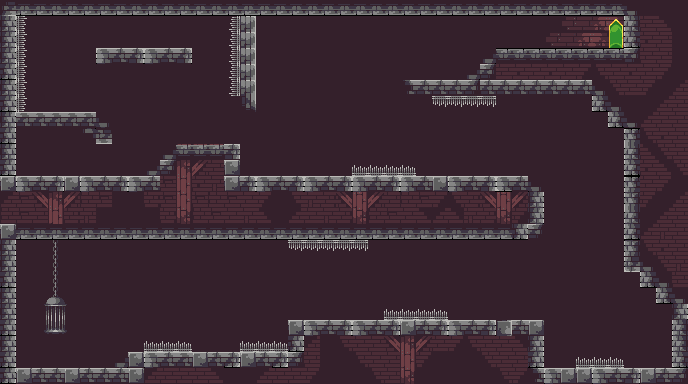

Below is a game level as drawn by its tile map, then a one-line description and the .tmx that defines it (tile-layer data replaced by summaries):
An orthogonal 43x24 tile map with 16x16 px tiles, 3 tile layers (BaseLayer, BaseLayer2, Trap) and 3 objects.

<map version="1.2" tiledversion="1.3.2" orientation="orthogonal" renderorder="right-down" compressionlevel="0" width="43" height="24" tilewidth="16" tileheight="16" infinite="0" nextlayerid="16" nextobjectid="51">
 <editorsettings>
  <export target="Level1/Stage1.json" format="json" />
 </editorsettings>
 <tileset firstgid="1" name="Assets" tilewidth="16" tileheight="16" tilecount="322" columns="23">
  <image source="Assets.png" width="368" height="224" />
  <tile id="15">
   <animation>
    <frame tileid="15" duration="200" />
    <frame tileid="16" duration="200" />
    <frame tileid="17" duration="200" />
    <frame tileid="18" duration="200" />
   </animation>
  </tile>
  <tile id="38">
   <animation>
    <frame tileid="38" duration="200" />
    <frame tileid="39" duration="200" />
    <frame tileid="40" duration="200" />
    <frame tileid="41" duration="200" />
   </animation>
  </tile>
  <tile id="61">
   <animation>
    <frame tileid="61" duration="200" />
    <frame tileid="62" duration="200" />
    <frame tileid="63" duration="200" />
    <frame tileid="64" duration="200" />
   </animation>
  </tile>
  <tile id="71">
   <objectgroup draworder="index" id="2">
    <object id="1" x="0" y="0.181818">
     <polygon points="0,0 16,0 16.1818,15.4545 12.1818,16.1818 10.0909,11.2727 5.45455,10 0.363636,4.72727" />
    </object>
   </objectgroup>
  </tile>
  <tile id="73">
   <objectgroup draworder="index" id="2">
    <object id="1" x="-0.125" y="-0.125">
     <polygon points="0,0 16.125,0.25 0.375,16.125" />
    </object>
   </objectgroup>
  </tile>
  <tile id="84">
   <animation>
    <frame tileid="84" duration="200" />
    <frame tileid="85" duration="200" />
    <frame tileid="86" duration="200" />
    <frame tileid="87" duration="200" />
   </animation>
  </tile>
  <tile id="103">
   <animation>
    <frame tileid="124" duration="200" />
    <frame tileid="125" duration="200" />
    <frame tileid="103" duration="200" />
   </animation>
  </tile>
  <tile id="107">
   <animation>
    <frame tileid="107" duration="200" />
    <frame tileid="108" duration="200" />
    <frame tileid="109" duration="200" />
    <frame tileid="110" duration="200" />
   </animation>
  </tile>
  <tile id="119">
   <animation>
    <frame tileid="119" duration="200" />
    <frame tileid="120" duration="200" />
   </animation>
  </tile>
  <tile id="126">
   <animation>
    <frame tileid="125" duration="200" />
    <frame tileid="218" duration="200" />
    <frame tileid="105" duration="200" />
   </animation>
  </tile>
  <tile id="130">
   <animation>
    <frame tileid="130" duration="200" />
    <frame tileid="131" duration="200" />
    <frame tileid="132" duration="200" />
    <frame tileid="133" duration="200" />
   </animation>
  </tile>
  <tile id="143">
   <objectgroup draworder="index" id="2">
    <object id="1" x="-0.181818" y="0.181818">
     <polygon points="0,0 16,0 16.1818,7.81818 12,6.18182 8.54545,5.09091 5.27273,7.09091 2.72727,2.72727 0.363636,6.54545" />
    </object>
   </objectgroup>
  </tile>
  <tile id="242">
   <animation>
    <frame tileid="303" duration="200" />
    <frame tileid="280" duration="200" />
    <frame tileid="303" duration="200" />
    <frame tileid="303" duration="200" />
    <frame tileid="303" duration="200" />
    <frame tileid="303" duration="200" />
    <frame tileid="303" duration="200" />
    <frame tileid="304" duration="200" />
    <frame tileid="302" duration="200" />
    <frame tileid="301" duration="200" />
    <frame tileid="280" duration="200" />
    <frame tileid="305" duration="200" />
   </animation>
  </tile>
  <tile id="265">
   <animation>
    <frame tileid="303" duration="200" />
    <frame tileid="303" duration="200" />
    <frame tileid="280" duration="200" />
    <frame tileid="303" duration="200" />
    <frame tileid="303" duration="200" />
    <frame tileid="303" duration="200" />
    <frame tileid="300" duration="200" />
    <frame tileid="301" duration="200" />
    <frame tileid="302" duration="200" />
    <frame tileid="280" duration="200" />
    <frame tileid="303" duration="200" />
    <frame tileid="304" duration="200" />
   </animation>
  </tile>
  <tile id="288">
   <animation>
    <frame tileid="303" duration="200" />
    <frame tileid="303" duration="200" />
    <frame tileid="303" duration="200" />
    <frame tileid="280" duration="200" />
    <frame tileid="303" duration="200" />
    <frame tileid="303" duration="200" />
    <frame tileid="300" duration="200" />
    <frame tileid="301" duration="200" />
    <frame tileid="280" duration="200" />
    <frame tileid="302" duration="200" />
    <frame tileid="303" duration="200" />
    <frame tileid="304" duration="200" />
   </animation>
  </tile>
  <tile id="303">
   <animation>
    <frame tileid="280" duration="200" />
    <frame tileid="303" duration="200" />
    <frame tileid="303" duration="200" />
    <frame tileid="303" duration="200" />
    <frame tileid="303" duration="200" />
    <frame tileid="303" duration="200" />
    <frame tileid="303" duration="200" />
    <frame tileid="303" duration="200" />
    <frame tileid="303" duration="200" />
    <frame tileid="303" duration="200" />
    <frame tileid="303" duration="200" />
    <frame tileid="280" duration="200" />
   </animation>
  </tile>
  <tile id="304">
   <animation>
    <frame tileid="281" duration="200" />
    <frame tileid="302" duration="200" />
    <frame tileid="302" duration="200" />
    <frame tileid="302" duration="200" />
    <frame tileid="302" duration="200" />
    <frame tileid="302" duration="200" />
    <frame tileid="281" duration="200" />
   </animation>
  </tile>
  <tile id="305">
   <animation>
    <frame tileid="282" duration="200" />
    <frame tileid="303" duration="200" />
    <frame tileid="303" duration="200" />
    <frame tileid="303" duration="200" />
    <frame tileid="304" duration="200" />
    <frame tileid="303" duration="200" />
    <frame tileid="282" duration="200" />
   </animation>
  </tile>
  <tile id="310">
   <animation>
    <frame tileid="303" duration="200" />
    <frame tileid="303" duration="200" />
    <frame tileid="303" duration="200" />
    <frame tileid="303" duration="200" />
    <frame tileid="303" duration="200" />
    <frame tileid="280" duration="200" />
    <frame tileid="280" duration="200" />
    <frame tileid="300" duration="200" />
    <frame tileid="301" duration="200" />
    <frame tileid="302" duration="200" />
    <frame tileid="303" duration="200" />
    <frame tileid="304" duration="200" />
   </animation>
  </tile>
  <tile id="311">
   <animation>
    <frame tileid="303" duration="200" />
    <frame tileid="303" duration="200" />
    <frame tileid="303" duration="200" />
    <frame tileid="303" duration="200" />
    <frame tileid="280" duration="200" />
    <frame tileid="303" duration="200" />
    <frame tileid="300" duration="200" />
    <frame tileid="280" duration="200" />
    <frame tileid="302" duration="200" />
    <frame tileid="301" duration="200" />
    <frame tileid="303" duration="200" />
    <frame tileid="304" duration="200" />
   </animation>
  </tile>
 </tileset>
 <layer id="3" name="BaseLayer" width="43" height="24">
  <data>[1032 cells, 1032 non-empty, 49 distinct tile ids]</data>
 </layer>
 <layer id="8" name="BaseLayer2" width="43" height="24">
  <data>[1032 cells, 72 non-empty, 29 distinct tile ids]</data>
 </layer>
 <layer id="5" name="Trap" width="43" height="24">
  <data>[1032 cells, 46 non-empty, 2 distinct tile ids]</data>
 </layer>
</map>
